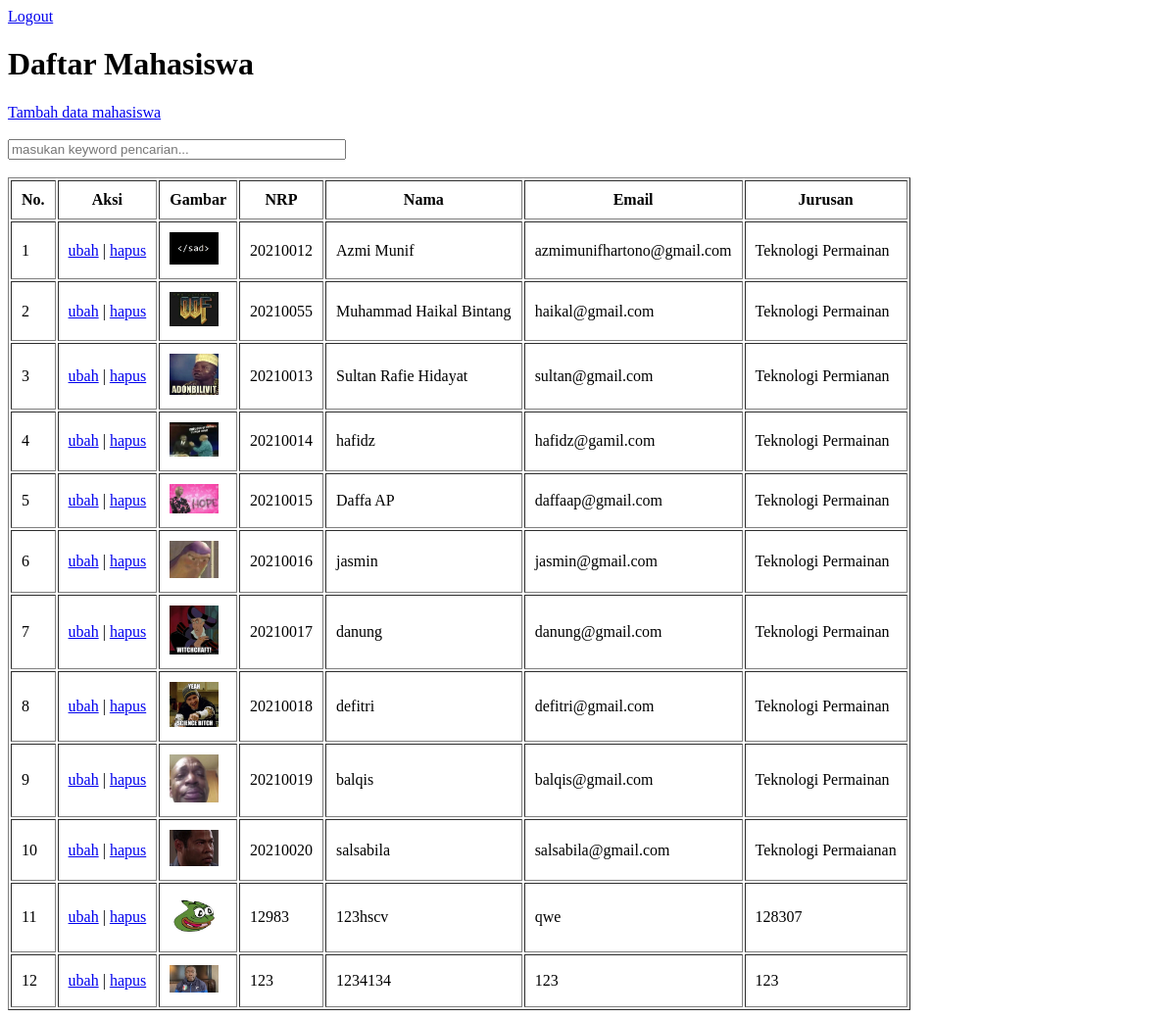
The app's page /pertemuan21/index.php (signed in) with its own data.
### tables this page shows
CREATE TABLE `mahasiswa` (
  `id` int(11) NOT NULL,
  `nama` varchar(100) NOT NULL,
  `nrp` char(8) NOT NULL,
  `email` varchar(100) NOT NULL,
  `jurusan` varchar(100) NOT NULL,
  `gambar` varchar(100) NOT NULL
);

### pertemuan21/functions.php (called while the page is built, shortened)
<?php
$conn = mysqli_connect("localhost", "root", "", "phpdasar");
function Query($query) {
    global $conn;
    $result = mysqli_query($conn, $query);
    $rows = [];
    while( $row = mysqli_fetch_assoc($result)) {
        $rows[] = $row;
    }
    return $rows;
}
?>

### pertemuan21/index.php (the view, shortened to what this page needs)
<?php
$mahasiswa = query("SELECT * FROM mahasiswa");
?>
<!DOCTYPE html>
<html lang="en">
<head>
</head>
<body>
    <a href="logout.php" class="logout">Logout</a>
    <h1>Daftar Mahasiswa</h1>
    <a href="tambah.php" class="tambah">Tambah data mahasiswa</a>
    <br><br>
    <form action="" method="post" class="form-cari">
        <input type="text" name="keyword" size="40" autofocus placeholder="masukan keyword pencarian..." autocomplete="off" id="keyword">
    </form>
    <br>
    <div id="container">
    <table border="1" cellspacing="" cellpadding="10">
        <tr>
            <th>No.</th>
            <th class="aksi">Aksi</th>
            <th>Gambar</th>
            <th>NRP</th>
            <th>Nama</th>
            <th>Email</th>
            <th>Jurusan</th>
        </tr>
        <?php $i = 1; ?>
        <?php foreach($mahasiswa as $row) : ?>
            <tr>
                <td><?= $i; ?></td>
                <td class="aksi">
                    <a href="ubah.php?id=<?= $row["id"]; ?>">ubah</a> |
                    <a href="hapus.php?id=<?= $row["id"]; ?>" onclick="return confirm ('yakin?')">hapus</a>
                </td>
                <td><img src="img/<?= $row["gambar"]; ?>" width="50"></td>
                <td><?= $row["nrp"]; ?></td>
                <td><?= $row["nama"]; ?></td>
                <td><?= $row["email"]; ?></td>
                <td><?= $row["jurusan"]; ?></td>
            </tr>
        <?php $i++; ?>
        <?php endforeach; ?>
    </table>
    </div>
</body>
</html>

### records on screen
mahasiswa: gambar (picture), nrp "20210012", nama "Azmi Munif", email "azmimunifhartono@gmail.com", jurusan "Teknologi Permainan"
mahasiswa: gambar (picture), nrp "20210055", nama "Muhammad Haikal Bintang", email "haikal@gmail.com", jurusan "Teknologi Permainan"
mahasiswa: gambar (picture), nrp "20210013", nama "Sultan Rafie Hidayat", email "sultan@gmail.com", jurusan "Teknologi Permianan"
mahasiswa: gambar (picture), nrp "20210014", nama "hafidz", email "hafidz@gamil.com", jurusan "Teknologi Permainan"
mahasiswa: gambar (picture), nrp "20210015", nama "Daffa AP", email "daffaap@gmail.com", jurusan "Teknologi Permainan"
mahasiswa: gambar (picture), nrp "20210016", nama "jasmin", email "jasmin@gmail.com", jurusan "Teknologi Permainan"
mahasiswa: gambar (picture), nrp "20210017", nama "danung", email "danung@gmail.com", jurusan "Teknologi Permainan"
mahasiswa: gambar (picture), nrp "20210018", nama "defitri", email "defitri@gmail.com", jurusan "Teknologi Permainan"
mahasiswa: gambar (picture), nrp "20210019", nama "balqis", email "balqis@gmail.com", jurusan "Teknologi Permainan"
mahasiswa: gambar (picture), nrp "20210020", nama "salsabila", email "salsabila@gmail.com", jurusan "Teknologi Permaianan"
mahasiswa: gambar (picture), nrp "12983", nama "123hscv", email "qwe", jurusan "128307"
mahasiswa: gambar (picture), nrp "123", nama "1234134", email "123", jurusan "123"
